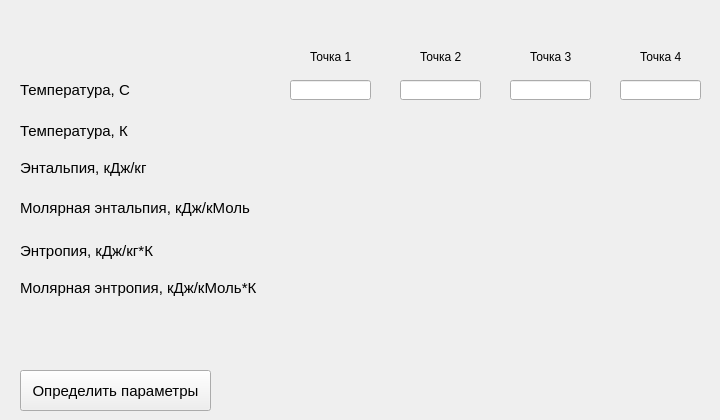
    <widget class="QWidget" name="oxygen">
     <attribute name="title">
      <string>Кислород</string>
     </attribute>
     <widget class="QLabel" name="mol_entropy_point_oxy">
      <property name="geometry">
       <rect>
        <x>290</x>
        <y>280</y>
        <width>91</width>
        <height>16</height>
       </rect>
      </property>
      <property name="font">
       <font>
        <pointsize>11</pointsize>
       </font>
      </property>
      <property name="text">
       <string/>
      </property>
     </widget>
     <widget class="QLabel" name="enthalpy_point_oxy">
      <property name="geometry">
       <rect>
        <x>290</x>
        <y>160</y>
        <width>91</width>
        <height>16</height>
       </rect>
      </property>
      <property name="font">
       <font>
        <pointsize>11</pointsize>
       </font>
      </property>
      <property name="text">
       <string/>
      </property>
     </widget>
     <widget class="QPushButton" name="result_oxy">
      <property name="geometry">
       <rect>
        <x>20</x>
        <y>370</y>
        <width>191</width>
        <height>41</height>
       </rect>
      </property>
      <property name="font">
       <font>
        <pointsize>11</pointsize>
       </font>
      </property>
      <property name="text">
       <string>Определить параметры</string>
      </property>
     </widget>
     <widget class="QLabel" name="entropy_oxy">
      <property name="geometry">
       <rect>
        <x>20</x>
        <y>240</y>
        <width>141</width>
        <height>21</height>
       </rect>
      </property>
      <property name="font">
       <font>
        <pointsize>11</pointsize>
       </font>
      </property>
      <property name="text">
       <string>Энтропия, кДж/кг*К</string>
      </property>
     </widget>
     <widget class="QLabel" name="entropy_point_oxy">
      <property name="geometry">
       <rect>
        <x>290</x>
        <y>240</y>
        <width>91</width>
        <height>21</height>
       </rect>
      </property>
      <property name="font">
       <font>
        <pointsize>11</pointsize>
       </font>
      </property>
      <property name="text">
       <string/>
      </property>
     </widget>
     <widget class="QLineEdit" name="temp_C_point_oxy">
      <property name="geometry">
       <rect>
        <x>290</x>
        <y>80</y>
        <width>81</width>
        <height>20</height>
       </rect>
      </property>
     </widget>
     <widget class="QLabel" name="temperature_K_oxy">
      <property name="geometry">
       <rect>
        <x>20</x>
        <y>120</y>
        <width>121</width>
        <height>21</height>
       </rect>
      </property>
      <property name="font">
       <font>
        <pointsize>11</pointsize>
       </font>
      </property>
      <property name="text">
       <string>Температура, К</string>
      </property>
     </widget>
     <widget class="QLabel" name="mol_enthalpy_point_oxy">
      <property name="geometry">
       <rect>
        <x>290</x>
        <y>200</y>
        <width>91</width>
        <height>16</height>
       </rect>
      </property>
      <property name="font">
       <font>
        <pointsize>11</pointsize>
       </font>
      </property>
      <property name="text">
       <string/>
      </property>
     </widget>
     <widget class="QLabel" name="mol_entropy_oxy">
      <property name="geometry">
       <rect>
        <x>20</x>
        <y>280</y>
        <width>241</width>
        <height>16</height>
       </rect>
      </property>
      <property name="font">
       <font>
        <pointsize>11</pointsize>
       </font>
      </property>
      <property name="text">
       <string>Молярная энтропия, кДж/кМоль*К</string>
      </property>
     </widget>
     <widget class="QLabel" name="temperature_C_oxy">
      <property name="geometry">
       <rect>
        <x>20</x>
        <y>80</y>
        <width>111</width>
        <height>20</height>
       </rect>
      </property>
      <property name="font">
       <font>
        <pointsize>11</pointsize>
       </font>
      </property>
      <property name="text">
       <string>Температура, С</string>
      </property>
     </widget>
     <widget class="QLabel" name="mol_enthalpy_oxy">
      <property name="geometry">
       <rect>
        <x>20</x>
        <y>200</y>
        <width>231</width>
        <height>16</height>
       </rect>
      </property>
      <property name="font">
       <font>
        <pointsize>11</pointsize>
       </font>
      </property>
      <property name="text">
       <string>Молярная энтальпия, кДж/кМоль</string>
      </property>
     </widget>
     <widget class="QLabel" name="temp_K_point_oxy">
      <property name="geometry">
       <rect>
        <x>290</x>
        <y>120</y>
        <width>91</width>
        <height>21</height>
       </rect>
      </property>
      <property name="font">
       <font>
        <pointsize>11</pointsize>
       </font>
      </property>
      <property name="text">
       <string/>
      </property>
     </widget>
     <widget class="QLabel" name="enthalpy_oxy">
      <property name="geometry">
       <rect>
        <x>20</x>
        <y>160</y>
        <width>131</width>
        <height>16</height>
       </rect>
      </property>
      <property name="font">
       <font>
        <pointsize>11</pointsize>
       </font>
      </property>
      <property name="text">
       <string>Энтальпия, кДж/кг</string>
      </property>
     </widget>
     <widget class="QLabel" name="point_oxy">
      <property name="geometry">
       <rect>
        <x>310</x>
        <y>50</y>
        <width>47</width>
        <height>13</height>
       </rect>
      </property>
      <property name="text">
       <string>Точка 1</string>
      </property>
     </widget>
     <widget class="QLabel" name="entropy_point_oxy_2">
      <property name="geometry">
       <rect>
        <x>400</x>
        <y>240</y>
        <width>91</width>
        <height>21</height>
       </rect>
      </property>
      <property name="font">
       <font>
        <pointsize>11</pointsize>
       </font>
      </property>
      <property name="text">
       <string/>
      </property>
     </widget>
     <widget class="QLabel" name="mol_enthalpy_point_oxy_2">
      <property name="geometry">
       <rect>
        <x>400</x>
        <y>200</y>
        <width>91</width>
        <height>16</height>
       </rect>
      </property>
      <property name="font">
       <font>
        <pointsize>11</pointsize>
       </font>
      </property>
      <property name="text">
       <string/>
      </property>
     </widget>
     <widget class="QLabel" name="point_oxy_2">
      <property name="geometry">
       <rect>
        <x>420</x>
        <y>50</y>
        <width>47</width>
        <height>13</height>
       </rect>
      </property>
      <property name="text">
       <string>Точка 2</string>
      </property>
     </widget>
     <widget class="QLabel" name="mol_entropy_point_oxy_2">
      <property name="geometry">
       <rect>
        <x>400</x>
        <y>280</y>
        <width>91</width>
        <height>16</height>
       </rect>
      </property>
      <property name="font">
       <font>
        <pointsize>11</pointsize>
       </font>
      </property>
      <property name="text">
       <string/>
      </property>
     </widget>
     <widget class="QLineEdit" name="temp_C_point_oxy_2">
      <property name="geometry">
       <rect>
        <x>400</x>
        <y>80</y>
        <width>81</width>
        <height>20</height>
       </rect>
      </property>
     </widget>
     <widget class="QLabel" name="temp_K_point_oxy_2">
      <property name="geometry">
       <rect>
        <x>400</x>
        <y>120</y>
        <width>91</width>
        <height>21</height>
       </rect>
      </property>
      <property name="font">
       <font>
        <pointsize>11</pointsize>
       </font>
      </property>
      <property name="text">
       <string/>
      </property>
     </widget>
     <widget class="QLabel" name="enthalpy_point_oxy_2">
      <property name="geometry">
       <rect>
        <x>400</x>
        <y>160</y>
        <width>91</width>
        <height>16</height>
       </rect>
      </property>
      <property name="font">
       <font>
        <pointsize>11</pointsize>
       </font>
      </property>
      <property name="text">
       <string/>
      </property>
     </widget>
     <widget class="QLabel" name="entropy_point_oxy_3">
      <property name="geometry">
       <rect>
        <x>510</x>
        <y>240</y>
        <width>91</width>
        <height>21</height>
       </rect>
      </property>
      <property name="font">
       <font>
        <pointsize>11</pointsize>
       </font>
      </property>
      <property name="text">
       <string/>
      </property>
     </widget>
     <widget class="QLabel" name="mol_enthalpy_point_oxy_3">
      <property name="geometry">
       <rect>
        <x>510</x>
        <y>200</y>
        <width>91</width>
        <height>16</height>
       </rect>
      </property>
      <property name="font">
       <font>
        <pointsize>11</pointsize>
       </font>
      </property>
      <property name="text">
       <string/>
      </property>
     </widget>
     <widget class="QLabel" name="point_oxy_3">
      <property name="geometry">
       <rect>
        <x>530</x>
        <y>50</y>
        <width>47</width>
        <height>13</height>
       </rect>
      </property>
      <property name="text">
       <string>Точка 3</string>
      </property>
     </widget>
     <widget class="QLabel" name="mol_entropy_point_oxy_3">
      <property name="geometry">
       <rect>
        <x>510</x>
        <y>280</y>
        <width>91</width>
        <height>16</height>
       </rect>
      </property>
      <property name="font">
       <font>
        <pointsize>11</pointsize>
       </font>
      </property>
      <property name="text">
       <string/>
      </property>
     </widget>
     <widget class="QLineEdit" name="temp_C_point_oxy_3">
      <property name="geometry">
       <rect>
        <x>510</x>
        <y>80</y>
        <width>81</width>
        <height>20</height>
       </rect>
      </property>
     </widget>
     <widget class="QLabel" name="temp_K_point_oxy_3">
      <property name="geometry">
       <rect>
        <x>510</x>
        <y>120</y>
        <width>91</width>
        <height>21</height>
       </rect>
      </property>
      <property name="font">
       <font>
        <pointsize>11</pointsize>
       </font>
      </property>
      <property name="text">
       <string/>
      </property>
     </widget>
     <widget class="QLabel" name="enthalpy_point_oxy_3">
      <property name="geometry">
       <rect>
        <x>510</x>
        <y>160</y>
        <width>91</width>
        <height>16</height>
       </rect>
      </property>
      <property name="font">
       <font>
        <pointsize>11</pointsize>
       </font>
      </property>
      <property name="text">
       <string/>
      </property>
     </widget>
     <widget class="QLabel" name="entropy_point_oxy_4">
      <property name="geometry">
       <rect>
        <x>620</x>
        <y>240</y>
        <width>91</width>
        <height>21</height>
       </rect>
      </property>
      <property name="font">
       <font>
        <pointsize>11</pointsize>
       </font>
      </property>
      <property name="text">
       <string/>
      </property>
     </widget>
     <widget class="QLabel" name="mol_enthalpy_point_oxy_4">
      <property name="geometry">
       <rect>
        <x>620</x>
        <y>200</y>
        <width>91</width>
        <height>16</height>
       </rect>
      </property>
      <property name="font">
       <font>
        <pointsize>11</pointsize>
       </font>
      </property>
      <property name="text">
       <string/>
      </property>
     </widget>
     <widget class="QLabel" name="point_oxy_4">
      <property name="geometry">
       <rect>
        <x>640</x>
        <y>50</y>
        <width>47</width>
        <height>13</height>
       </rect>
      </property>
      <property name="text">
       <string>Точка 4</string>
      </property>
     </widget>
     <widget class="QLabel" name="mol_entropy_point_oxy_4">
      <property name="geometry">
       <rect>
        <x>620</x>
        <y>280</y>
        <width>91</width>
        <height>16</height>
       </rect>
      </property>
      <property name="font">
       <font>
        <pointsize>11</pointsize>
       </font>
      </property>
      <property name="text">
       <string/>
      </property>
     </widget>
     <widget class="QLineEdit" name="temp_C_point_oxy_4">
      <property name="geometry">
       <rect>
        <x>620</x>
        <y>80</y>
        <width>81</width>
        <height>20</height>
       </rect>
      </property>
     </widget>
     <widget class="QLabel" name="temp_K_point_oxy_4">
      <property name="geometry">
       <rect>
        <x>620</x>
        <y>120</y>
        <width>91</width>
        <height>21</height>
       </rect>
      </property>
      <property name="font">
       <font>
        <pointsize>11</pointsize>
       </font>
      </property>
      <property name="text">
       <string/>
      </property>
     </widget>
     <widget class="QLabel" name="enthalpy_point_oxy_4">
      <property name="geometry">
       <rect>
        <x>620</x>
        <y>160</y>
        <width>91</width>
        <height>16</height>
       </rect>
      </property>
      <property name="font">
       <font>
        <pointsize>11</pointsize>
       </font>
      </property>
      <property name="text">
       <string/>
      </property>
     </widget>
    </widget>
